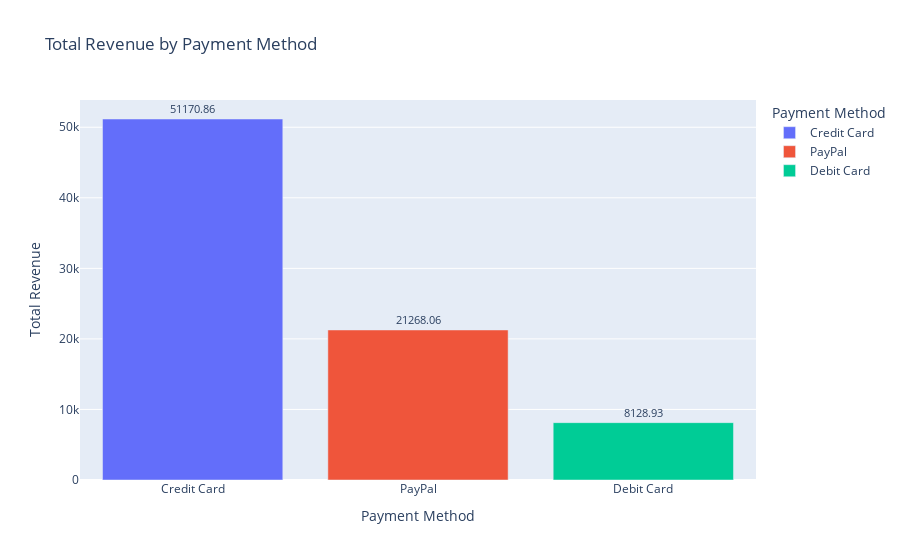

The cell this chart's notebook holds for it:
### Code cell
fig = px.bar(payment_methods_revenue, x=payment_methods_revenue.index, y=payment_methods_revenue.values,
             labels={
                 'x': 'Payment Method', 
                 'y': 'Total Revenue'
                 },
             title='Total Revenue by Payment Method',
             color=payment_methods_revenue.index,
             text_auto=True
             )
fig.update_traces(textfont_size=11, textangle=0, textposition="outside", cliponaxis=False, texttemplate='%{y:.2f}')
fig.show()

### Figure 1 — Plotly figure (JSON) as saved in the notebook; plotly's stock layout.template omitted (floating-point values rounded to 4 significant figures)
{"data": [{"alignmentgroup": "True", "cliponaxis": false, "hovertemplate": "Payment Method=%{x}<br>Total Revenue=%{y}<extra></extra>", "legendgroup": "Credit Card", "marker": {"color": "#636efa", "pattern": {"shape": ""}}, "name": "Credit Card", "offsetgroup": "Credit Card", "orientation": "v", "showlegend": true, "textangle": 0, "textfont": {"size": 11}, "textposition": "outside", "texttemplate": "%{y:.2f}", "type": "bar", "x": ["Credit Card"], "xaxis": "x", "y": [51170.0], "yaxis": "y"}, {"alignmentgroup": "True", "cliponaxis": false, "hovertemplate": "Payment Method=%{x}<br>Total Revenue=%{y}<extra></extra>", "legendgroup": "PayPal", "marker": {"color": "#EF553B", "pattern": {"shape": ""}}, "name": "PayPal", "offsetgroup": "PayPal", "orientation": "v", "showlegend": true, "textangle": 0, "textfont": {"size": 11}, "textposition": "outside", "texttemplate": "%{y:.2f}", "type": "bar", "x": ["PayPal"], "xaxis": "x", "y": [21270.0], "yaxis": "y"}, {"alignmentgroup": "True", "cliponaxis": false, "hovertemplate": "Payment Method=%{x}<br>Total Revenue=%{y}<extra></extra>", "legendgroup": "Debit Card", "marker": {"color": "#00cc96", "pattern": {"shape": ""}}, "name": "Debit Card", "offsetgroup": "Debit Card", "orientation": "v", "showlegend": true, "textangle": 0, "textfont": {"size": 11}, "textposition": "outside", "texttemplate": "%{y:.2f}", "type": "bar", "x": ["Debit Card"], "xaxis": "x", "y": [8129.0], "yaxis": "y"}], "layout": {"barmode": "relative", "legend": {"title": {"text": "Payment Method"}, "tracegroupgap": 0}, "title": {"text": "Total Revenue by Payment Method"}, "xaxis": {"anchor": "y", "categoryarray": ["Credit Card", "PayPal", "Debit Card"], "categoryorder": "array", "domain": [0, 1], "title": {"text": "Payment Method"}}, "yaxis": {"anchor": "x", "domain": [0, 1], "title": {"text": "Total Revenue"}}}}
